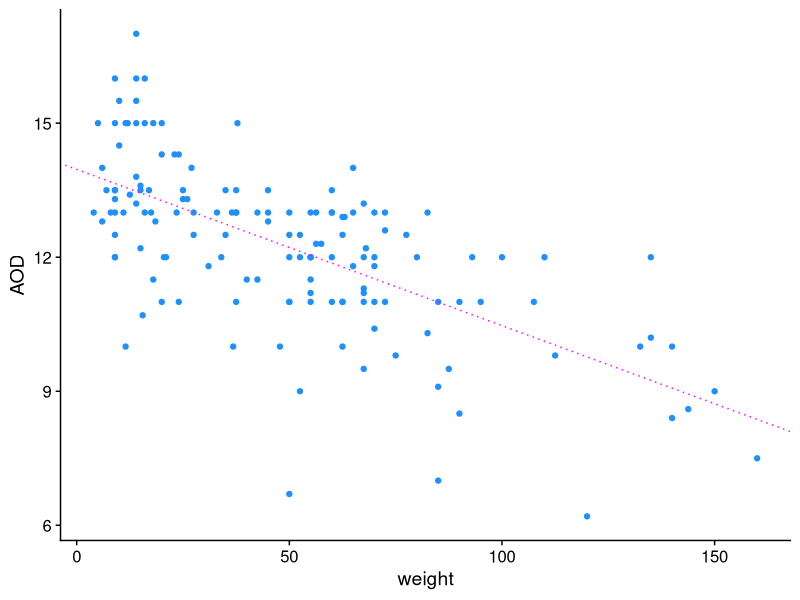

This figure's R source:
library(ggplot2)
library(cowplot)
dogs <- read.csv("dogs.csv",stringsAsFactors = FALSE)
fit  <- lm(AOD ~ weight,dogs)
b    <- coef(fit)
ggplot(dogs,aes(x = weight,y = AOD)) +
  geom_point(color = "dodgerblue") +
  geom_abline(intercept = b[1],slope = b[2],color = "magenta",
              linetype = "dotted") +
  theme_cowplot()

